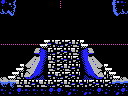

A level layout from a 2D game, rendered from its tile map. Below: a short description, then the map file with its tile-grid data intact:
An orthogonal 16x12 tile map with 8x8 px tiles, 1 tile layer (Tile Layer 1) and 3 objects (2x item, 4x4-item).

<map version="1.0" orientation="orthogonal" renderorder="right-down" width="16" height="12" tilewidth="8" tileheight="8" nextobjectid="28">
 <properties>
  <property name="left" value="hole" />
  <property name="right" value="hole" />
  <property name="up" value="hole" />
 </properties>
 <tileset firstgid="1" name="tiles" tilewidth="8" tileheight="8" tilecount="256" columns="16">
  <image source="tiles.png" width="128" height="128" />
 </tileset>
 <layer name="Tile Layer 1" width="16" height="12">
  <data encoding="csv">
124,126,1,1,1,1,1,174,1,1,1,1,1,1,251,122,
133,134,1,1,1,1,1,1,1,1,1,1,1,1,129,133,
1,1,1,1,1,1,1,1,1,1,1,1,1,1,1,1,
1,1,1,1,1,1,1,1,1,1,1,1,1,1,1,1,
1,1,1,1,1,1,1,1,1,1,1,1,1,1,1,1,
155,155,155,155,155,154,147,248,148,149,160,155,155,155,155,155,
1,1,1,1,181,182,248,148,147,149,193,194,1,1,1,1,
1,1,1,196,197,198,149,148,147,148,209,210,211,1,1,1,
1,1,154,212,213,214,149,148,149,147,225,226,227,160,1,1,
98,154,158,228,229,230,147,248,148,147,241,242,243,159,160,98,
117,114,149,149,147,149,248,148,149,147,147,148,147,148,116,116,
122,123,124,122,122,122,124,124,244,122,244,123,124,123,244,124
</data>
 </layer>
 <objectgroup name="objects">
  <object id="15" type="item" x="32" y="24" width="16" height="16" />
  <object id="16" type="4x4-item" x="48" y="8" width="32" height="32" />
  <object id="27" type="item" x="80" y="24" width="16" height="16" />
 </objectgroup>
</map>
